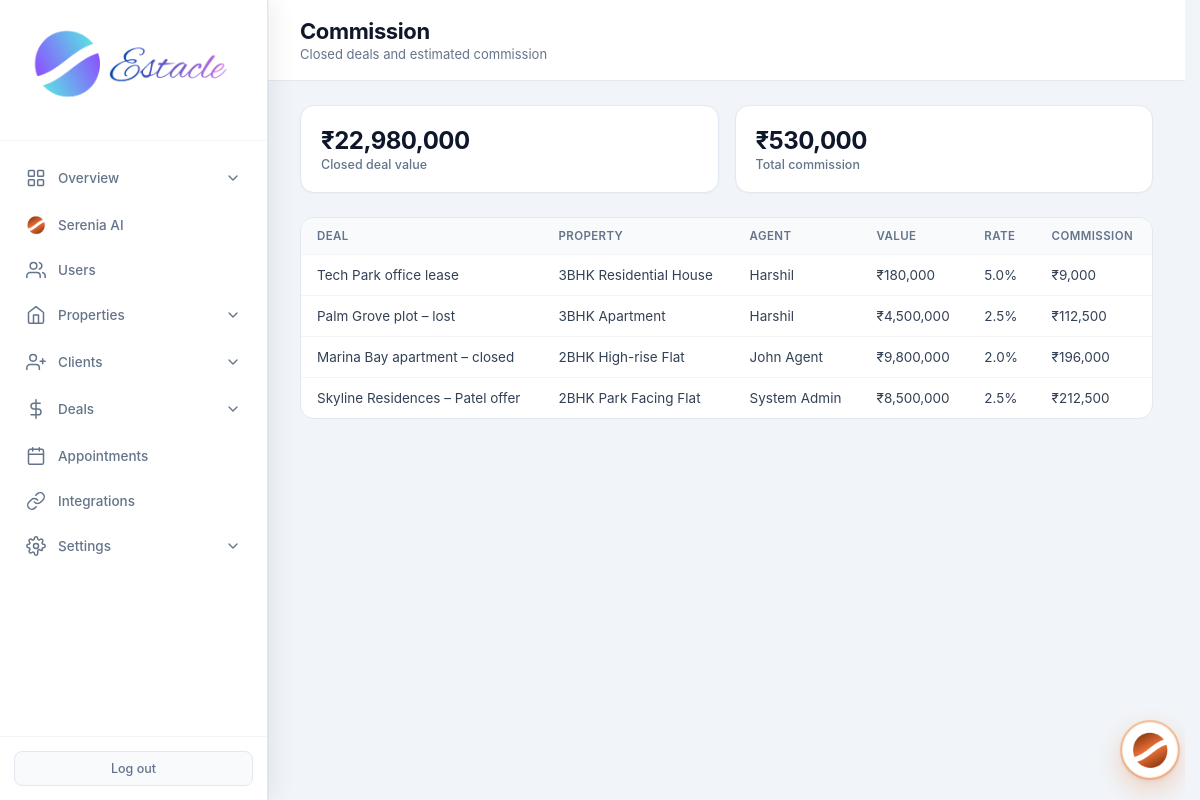
Screenshot of /admin/commission (signed in) with the database file from the repository.
### tables this page shows
CREATE TABLE settings (
            key TEXT PRIMARY KEY,
            value TEXT
        );

CREATE TABLE deals (
            id INTEGER PRIMARY KEY AUTOINCREMENT,
            title TEXT NOT NULL,
            property_id INTEGER,
            client_id INTEGER,
            agent_id INTEGER,
            stage TEXT DEFAULT 'offer',
            value REAL DEFAULT 0,
            commission_rate REAL DEFAULT 2.5,
            expected_close TEXT,
            notes TEXT,
            created_at TIMESTAMP DEFAULT CURRENT_TIMESTAMP,
            updated_at TIMESTAMP DEFAULT CURRENT_TIMESTAMP,
            FOREIGN KEY (property_id) REFERENCES properties (id),
            FOREIGN KEY (client_id) REFERENCES clients (id),
            FOREIGN KEY (agent_id) REFERENCES users (id)
        );

CREATE TABLE properties (
            id INTEGER PRIMARY KEY AUTOINCREMENT,
            title TEXT NOT NULL,
            description TEXT,
            price REAL NOT NULL,
            property_type TEXT NOT NULL,
            status TEXT DEFAULT 'available',
            address TEXT,
            city TEXT,
            state TEXT,
            zip_code TEXT,
            bedrooms INTEGER,
            bathrooms REAL,
            area_sqft REAL,
            agent_id INTEGER,
            created_at TIMESTAMP DEFAULT CURRENT_TIMESTAMP, category TEXT DEFAULT "sale", listing_type TEXT DEFAULT "sale", floor TEXT, carpet_area REAL, furnishing TEXT, parking TEXT, amenities TEXT, seller_name TEXT, seller_phone TEXT, monthly_rent REAL, security_deposit REAL, maintenance REAL, per_sqft REAL, latitude TEXT, longitude TEXT, photos TEXT, year_built TEXT, facing TEXT, videos TEXT,
            FOREIGN KEY (agent_id) REFERENCES users (id)
        );

CREATE TABLE users (
            id INTEGER PRIMARY KEY AUTOINCREMENT,
            email TEXT UNIQUE NOT NULL,
            password TEXT NOT NULL,
            full_name TEXT NOT NULL,
            role TEXT NOT NULL CHECK(role IN ('admin', 'agent', 'customer')),
            phone TEXT,
            created_at TIMESTAMP DEFAULT CURRENT_TIMESTAMP,
            is_active INTEGER DEFAULT 1
        , avatar TEXT, last_seen TIMESTAMP, job_title TEXT, department TEXT, employee_id TEXT, license_no TEXT, commission_rate REAL, alt_phone TEXT, address TEXT, city TEXT, state TEXT, country TEXT, postal_code TEXT, notes TEXT, hire_date TEXT, timezone TEXT);

### routes/admin/commission.py (the view)
@admin.route('/admin/commission')
@login_required
@role_required('admin')
def admin_commission():
    db = get_db()
    deals = db.execute(
        """SELECT d.*, p.title as property_title, u.full_name as agent_name
           FROM deals d LEFT JOIN properties p ON d.property_id = p.id
           LEFT JOIN users u ON d.agent_id = u.id
           WHERE d.stage = 'closed'
           ORDER BY d.updated_at DESC"""
    ).fetchall()
    total_value = sum((d['value'] or 0) for d in deals)
    total_comm = sum(((d['value'] or 0) * (d['commission_rate'] or 0) / 100) for d in deals)
    currency = get_setting('currency', 'INR')
    return render_template(
        'admin_commission.html', deals=deals, total_value=total_value, total_comm=total_comm,
        currency=currency, format_money=format_money
    )

### core/db.py (called while the page is built)
def get_db():
    if 'db' not in g:
        g.db = sqlite3.connect(current_app.config['DATABASE'])
        g.db.row_factory = sqlite3.Row
    return g.db

### core/helpers.py (called while the page is built)
def login_required(f):
    @wraps(f)
    def decorated_function(*args, **kwargs):
        if 'user_id' not in session:
            flash('Please log in to access this page.', 'warning')
            return redirect(url_for('auth.login'))
        return f(*args, **kwargs)
    return decorated_function

def role_required(*roles):
    def decorator(f):
        @wraps(f)
        def decorated_function(*args, **kwargs):
            if 'user_id' not in session:
                flash('Please log in to access this page.', 'warning')
                return redirect(url_for('auth.login'))
            if session.get('role') not in roles:
                flash('You do not have permission to access this page.', 'danger')
                return redirect(url_for('auth.role_redirect'))
            return f(*args, **kwargs)
        return decorated_function
    return decorator

def get_setting(key, default=''):
    db = get_db()
    row = db.execute('SELECT value FROM settings WHERE key = ?', (key,)).fetchone()
    return row['value'] if row else default

def format_money(amount, currency=None):
    if amount is None:
        return '—'
    currency = currency or get_setting('currency', 'INR')
    symbols = {'USD': '$', 'INR': '₹', 'AED': 'AED '}
    sym = symbols.get(currency, currency + ' ')
    try:
        return f"{sym}{float(amount):,.0f}"
    except (TypeError, ValueError):
        return str(amount)

### templates/admin_commission.html (shortened to what this page needs)
<!DOCTYPE html>
<html lang="en"><head>
<link rel="stylesheet" href="{{ url_for('static', filename='css/admin.css') }}">
</head><body>
<div class="app-layout">
{% set active = 'commission' %}
{% include 'partials/admin_sidebar.html' %}
<main class="main-content">
<header class="top-bar"><div><h1 class="page-title">Commission</h1><p class="page-subtitle">Closed deals and estimated commission</p></div></header>
<div class="stats-grid">
<div class="stat-card"><div class="stat-info"><div class="stat-value">{{ format_money(total_value, currency) }}</div><div class="stat-label">Closed deal value</div></div></div>
<div class="stat-card"><div class="stat-info"><div class="stat-value">{{ format_money(total_comm, currency) }}</div><div class="stat-label">Total commission</div></div></div>
</div>
<div class="panel full"><div class="table-wrap"><table>
<thead><tr><th>Deal</th><th>Property</th><th>Agent</th><th>Value</th><th>Rate</th><th>Commission</th></tr></thead>
<tbody>
{% for d in deals %}
<tr>
<td>{{ d.title }}</td><td>{{ d.property_title or '—' }}</td><td>{{ d.agent_name or '—' }}</td>
<td>{{ format_money(d.value, currency) }}</td><td>{{ d.commission_rate }}%</td>
<td>{{ format_money((d.value or 0) * (d.commission_rate or 0) / 100, currency) }}</td>
</tr>
{% else %}<tr><td colspan="6" class="empty">No closed deals yet — mark deals as Closed in Deals pipeline</td></tr>{% endfor %}
</tbody></table></div></div>
</main></div></body></html>

### static/css/admin.css (style rules this page uses)
* { margin: 0; padding: 0; box-sizing: border-box; }
body { font-family: -apple-system, BlinkMacSystemFont, 'Segoe UI', Roboto, 'Helvetica Neue', Arial, sans-serif; background: #f1f5f9; color: #0f172a; min-height: 100vh; }
.app-layout { display: flex; min-height: 100vh; }
.main-content { flex: 1; margin-left: 268px; min-height: 100vh; }
.top-bar { background: white; padding: 18px 32px; border-bottom: 1px solid #e2e8f0; display: flex; justify-content: space-between; align-items: center; }
.page-title { font-family: 'Inter', sans-serif; font-size: 22px; font-weight: 700; letter-spacing: -0.4px; color: #0f172a; }
.page-subtitle { font-size: 13px; color: #64748b; margin-top: 2px; font-weight: 400; }
.stats-grid { display: grid; grid-template-columns: repeat(auto-fit, minmax(170px, 1fr)); gap: 16px; padding: 24px 32px; }
.stat-card { background: white; border-radius: 14px; padding: 20px; display: flex; align-items: center; gap: 14px; border: 1px solid #e2e8f0; box-shadow: 0 1px 2px rgba(0,0,0,0.03); transition: box-shadow 0.2s ease; }
.stat-value { font-size: 24px; font-weight: 700; letter-spacing: -0.5px; }
.stat-label { font-size: 12.5px; color: #64748b; margin-top: 2px; font-weight: 500; }
.panel { background: white; border-radius: 14px; border: 1px solid #e2e8f0; overflow: hidden; }
.panel.full { margin: 0 32px 24px; }
.table-wrap { overflow-x: auto; }
table { width: 100%; border-collapse: collapse; font-size: 13.5px; }
th { text-align: left; padding: 11px 16px; background: #f8fafc; color: #64748b; font-weight: 600; font-size: 11.5px; text-transform: uppercase; letter-spacing: 0.4px; }
td { padding: 12px 16px; border-top: 1px solid #f1f5f9; color: #334155; }
html { scrollbar-gutter: stable; }
.app-layout > :not(.sidebar):not(script):not(style) { animation: none !important; }
.main-content { transition: none; }

### rows the page displays
settings: value "₹22,980,000", value "₹530,000"
deals: title "Tech Park office lease", title "3BHK Residential House", full_name "Harshil", value.value "₹180,000", commission_rate "5.0", value+commission_rate "₹9,000"
deals: title "Palm Grove plot – lost", title "3BHK Apartment", full_name "Harshil", value.value "₹4,500,000", commission_rate "2.5", value+commission_rate "₹112,500"
deals: title "Marina Bay apartment – closed", title "2BHK High-rise Flat", full_name "John Agent", value.value "₹9,800,000", commission_rate "2.0", value+commission_rate "₹196,000"
deals: title "Skyline Residences – Patel offer", title "2BHK Park Facing Flat", full_name "System Admin", value.value "₹8,500,000", commission_rate "2.5", value+commission_rate "₹212,500"
